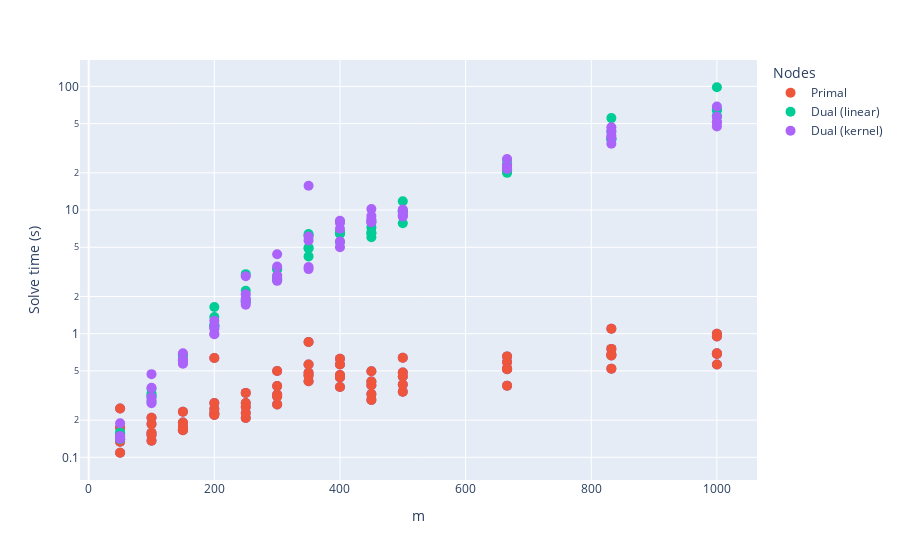
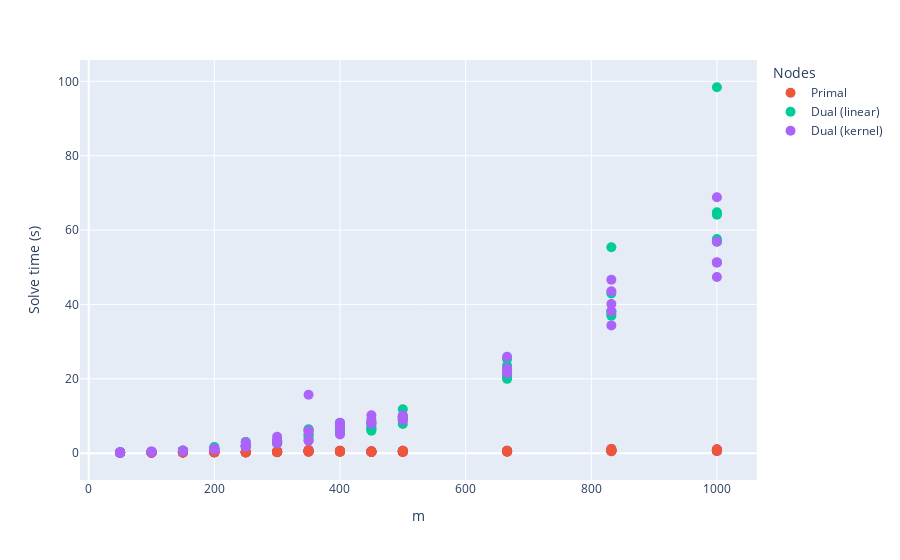
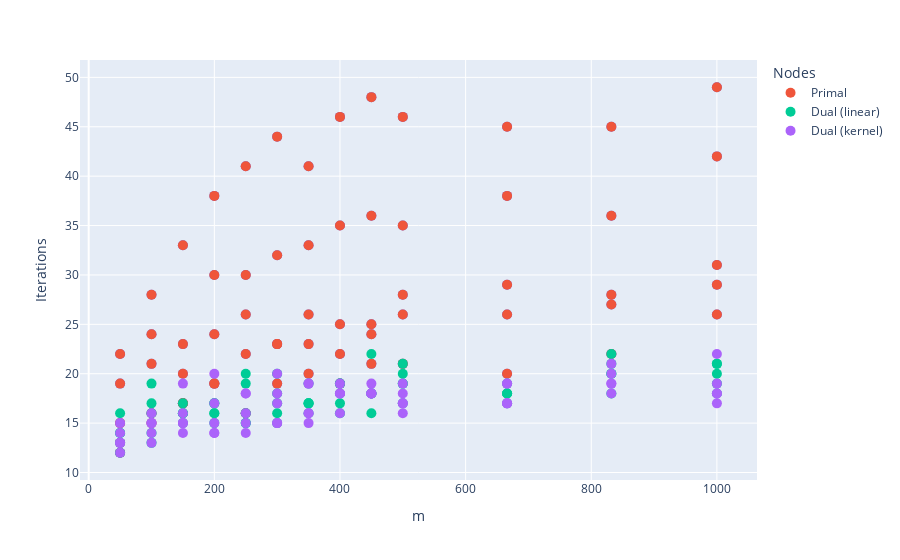

These figures' notebook cell, in order:
### Code cell
df = pd.read_pickle("dataset/df.pkl")
plot_execution_time(df, "m", logy=True)
plot_execution_time(df, "m", logy=False)
plot_iterations(df, "m", logy=False)
time_heatmap(df, save=True, multiple=True, iris=False)
